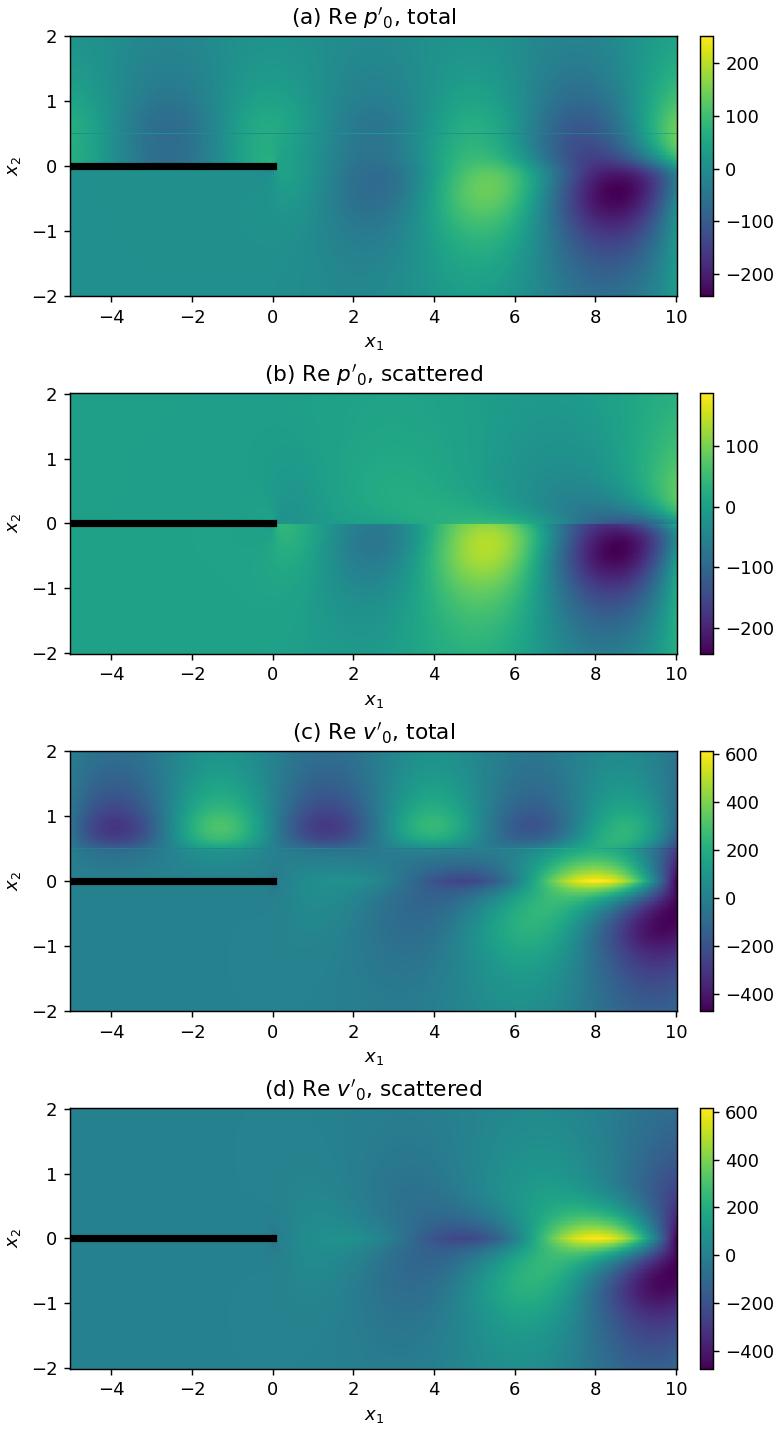

Source code (Python):
"""Regenerate thesis Fig. 6.2.2: vortex sheet scattered by a hard trailing edge.

Source: ``TrailingEdge_Lined.m`` (single vortex sheet at ``y2``), with the flow
set to the one described in thesis section 6.2.5 (p. 226):

* hard plate (``Z = inf``), ``omega = 1``, ``delta = 1`` both sides, ``y2 = 0.5``;
* ``Struct_U_Parabolic(0.3, 1, 1)`` above and ``Struct_U_Parabolic(0.3, 1.5, 1)``
  below -- parabolas with ``U'(delta) = 0`` ("shear smooth at the edge of the
  boundary layer");
* ``c0 = 5`` (not stated for this figure in the thesis).

The profile and ``c0`` are confirmed by the wake mode: this setup gives
``kappa_w = 0.8720 +- 0.2618i``, matching the value quoted in the thesis to
all four digits (linear profiles, or c0 = 2 or 10, do not).

Usage::

    uv run --extra plot python examples/fig_6_2_2.py [--fast]
"""
import logging
import sys

import matplotlib.pyplot as plt
import numpy as np

from shear_flow_scattering.profiles import c_const, u_parabolic
from shear_flow_scattering.scripts.trailing_edge import trailing_edge_lined

logging.basicConfig(level=logging.INFO, format="%(asctime)s %(message)s")
fast = "--fast" in sys.argv

res = trailing_edge_lined(
    Up=u_parabolic(0.3, 1.0, 1.0), Um=u_parabolic(0.3, 1.5, 1.0),
    cp=c_const(5.0), cm=c_const(5.0), deltap=1.0, deltam=1.0,
    omega=1.0, Z=np.inf, y2=0.5,
    incident="original",  # as the thesis; "regularised" fixes the overall phase/amplitude
    x1=np.arange(-5, 10 + 1e-9, 0.1 if fast else 0.05),
    x2=np.arange(-2, 2 + 1e-9, 0.04 if fast else 0.02),
    N_bl=500 if fast else 2000, N_C=200 if fast else 500, N_CL=400 if fast else 1000,
    prec_N=1000 if fast else 2000,
)
print("wake modes:", res.zeros_wake_m)
np.savez("fig_6_2_2" + ("_fast" if fast else "") + ".npz", x1=res.x1, x2=res.x2,
         **{f"{w}_{f}": res[w][f] for w in ("I_total", "I_scattered") for f in ("p", "v")})

panels = [("I_total", "p", r"(a) Re $p'_0$, total"), ("I_scattered", "p", r"(b) Re $p'_0$, scattered"),
          ("I_total", "v", r"(c) Re $v'_0$, total"), ("I_scattered", "v", r"(d) Re $v'_0$, scattered")]
fig, axes = plt.subplots(4, 1, figsize=(6, 11), constrained_layout=True)
for ax, (which, f, title) in zip(axes, panels):
    data = res[which][f].real.T
    lo, hi = np.percentile(data, [1, 99])  # clip the few extreme pixels near the critical layer
    mesh = ax.pcolormesh(res.x1, res.x2, data, shading="auto", cmap="viridis", vmin=lo, vmax=hi)
    fig.colorbar(mesh, ax=ax, pad=0.02)
    ax.plot([-5, 0], [0, 0], "k", lw=4)
    ax.set(xlabel="$x_1$", ylabel="$x_2$", title=title)
out = "fig_6_2_2_fast.png" if fast else "fig_6_2_2.png"
fig.savefig(out, dpi=130)
print("saved", out)
